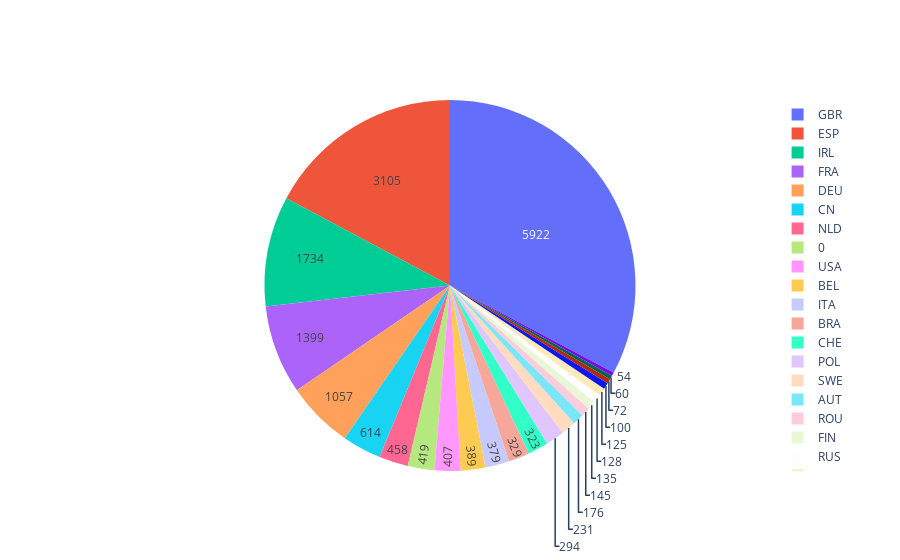

Notebook code cell kept with this figure:
### Code cell
trace=go.Pie(labels=labels[1:25], values=values[1:25],
               hoverinfo='label+percent', textinfo='value'
               )
hotel_data = trace
fig = go.Figure(data = hotel_data)
iplot(fig)

### Figure 1 — Plotly figure (JSON) as saved in the notebook; plotly's stock layout.template omitted (floating-point values rounded to 4 significant figures)
{"data": [{"hoverinfo": "label+percent", "labels": ["GBR", "ESP", "IRL", "FRA", "DEU", "CN", "NLD", 0, "USA", "BEL", "ITA", "BRA", "CHE", "POL", "SWE", "AUT", "ROU", "FIN", "RUS", "CHN", "NOR", "AUS", "DNK", "LUX"], "textinfo": "value", "type": "pie", "values": [5922, 3105, 1734, 1399, 1057, 614, 458, 419, 407, 389, 379, 329, 323, 294, 231, 176, 145, 135, 128, 125, 100, 72, 60, 54]}], "layout": {}}
